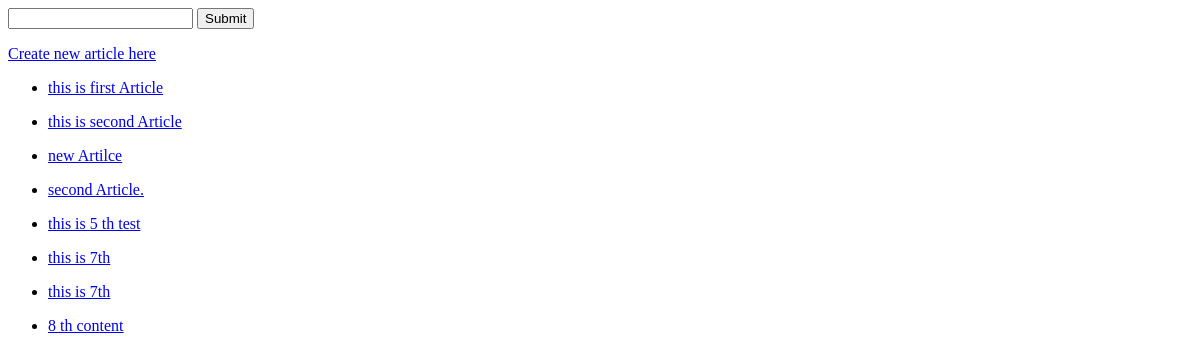
The app's page /, older data.
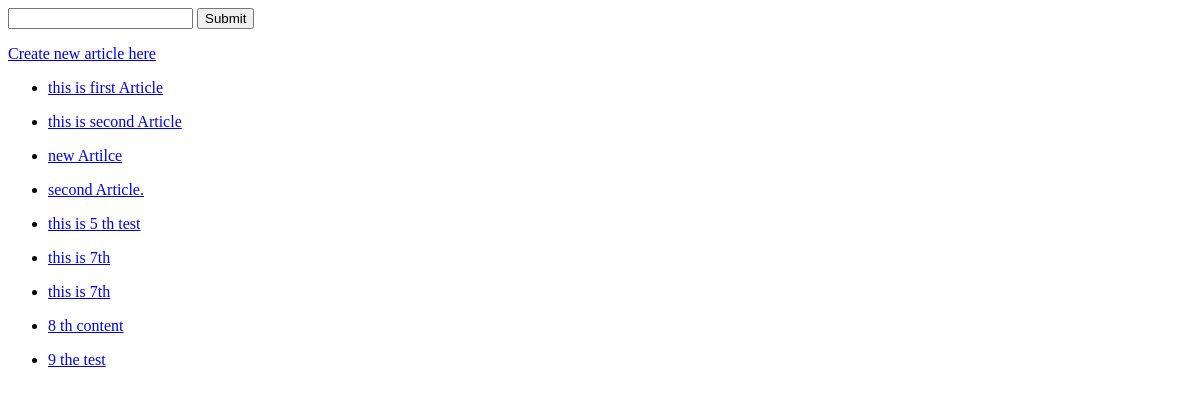
The same page, newer data.
### articles/models.py (models this page shows, shortened)
class Article(models.Model):
    title = models.CharField(max_length=250)
    content = models.TextField()

### articles/views.py (the view)
# urls.py: path('',views.list_article,name='list_article'),
def list_article(request):
    articles = Article.objects.all()
    return render(
        request,
        'list.html',
        {
            'articles' : articles
        }
    )

### templates/list.html (shortened to what this page needs)
{% extends "base.html" %}
{% block content %}
   <p>
    <a href="{% url 'articles:create' %}">Create new article here</a>
   </p>
   {% for article in  articles %}
       <ul>
         <li><a href="{% url 'articles:detail' article.id %}">{{ article.title }}</a></li>
       </ul>
   {% endfor %}
{% endblock content %}

Row changes from the older to the newer data that the page shows:
added Article: title "9 the test"
